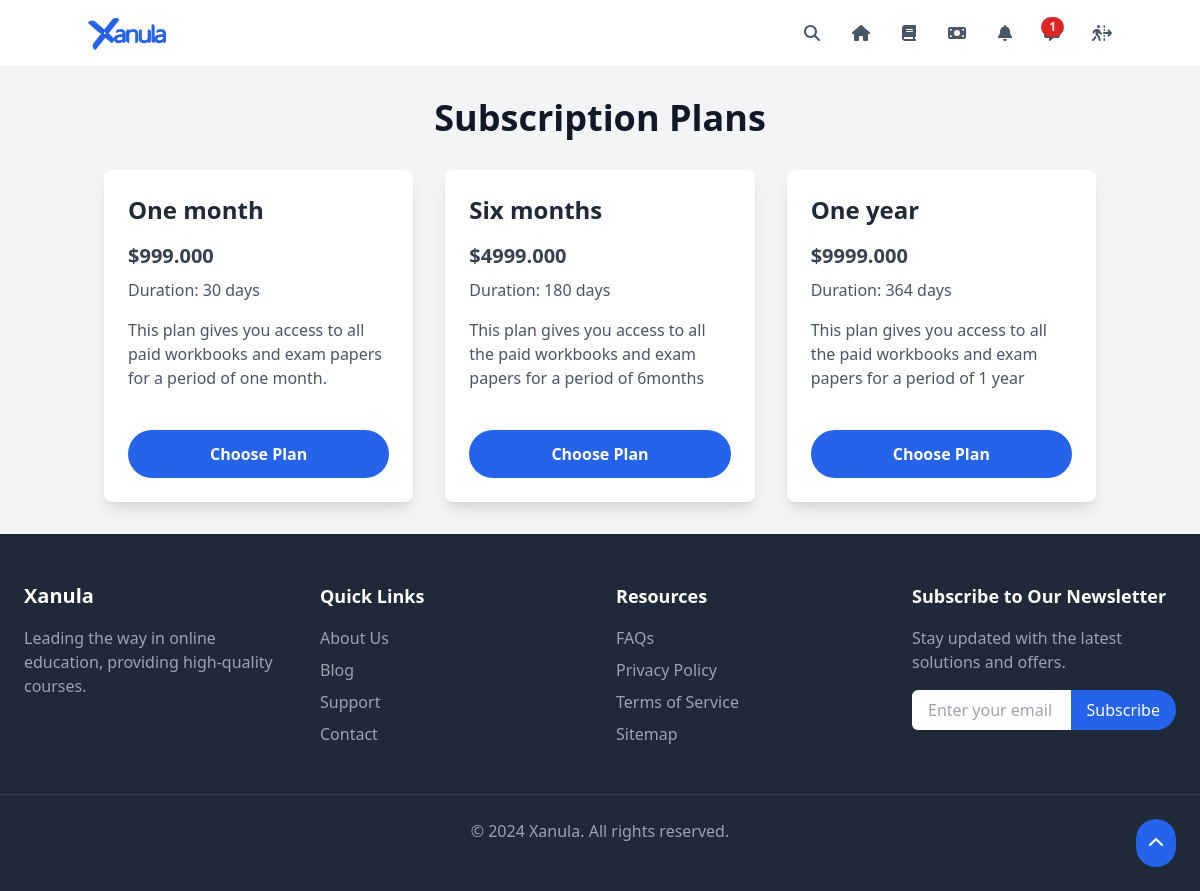
/subscriptions/plans/ (signed in), run on the app's committed database.
### subscriptions/models.py (models this page shows, shortened)
class SubscriptionPlan(models.Model):
    name = models.CharField(max_length=100)
    duration_days = models.PositiveIntegerField()
    price = models.DecimalField(max_digits=7, decimal_places=3)
    description = models.TextField()

### subscriptions/views.py (the view)
# urls.py: path('plans/', views.SubscriptionPlanListView.as_view(), name='subscription_plan_list'),
class SubscriptionPlanListView(LoginRequiredMixin, ListView):
    model = SubscriptionPlan
    template_name = 'subscriptions/subscription_plan_list.html'
    context_object_name = 'plans'

### core/context_processors.py (called while the page is built, shortened)
def notification_count(request):
    if request.user.is_authenticated:
        count = ExplanationRequest.objects.filter(user=request.user, status='pending').count()
        return {'notification_count': count}
    return {'notification_count': 0}

def general_notification_count(request):
    return {'unread_notifications_count': 0}

### templates/subscriptions/subscription_plan_list.html
{% extends 'base.html' %}
{% block content %}
<div class="container mx-auto px-4 py-8">
    <h1 class="text-4xl font-extrabold text-gray-900 mb-8 text-center">Subscription Plans</h1>
    <div class="grid grid-cols-1 md:grid-cols-2 lg:grid-cols-3 gap-8">
        {% for plan in plans %}
            <div class="bg-white shadow-lg rounded-lg p-6 flex flex-col justify-between">
                <div>
                    <h2 class="text-2xl font-bold text-gray-800 mb-4">{{ plan.name }}</h2>
                    <p class="text-xl font-semibold text-gray-700 mb-2">${{ plan.price }}</p>
                    <p class="text-gray-600 mb-4">Duration: {{ plan.duration_days }} days</p>
                    <p class="text-gray-600 mb-6">{{ plan.description }}</p>
                </div>
                <a href="{% url 'subscriptions:subscription_create' %}?plan={{ plan.pk }}" class="mt-4 bg-blue-600 hover:bg-blue-700 text-white font-bold py-3 px-6 rounded-full text-center">
                    Choose Plan
                </a>
            </div>
        {% endfor %}
    </div>
</div>
{% endblock %}

### data on the page
SubscriptionPlan: name "One month", price "999.000", duration_days "30", description "This plan gives you access to all paid workbooks and exam papers for a period of one month."
SubscriptionPlan: name "Six months", price "4999.000", duration_days "180", description "This plan gives you access to all the paid workbooks and exam papers for a period of 6months"
SubscriptionPlan: name "One year", price "9999.000", duration_days "364", description "This plan gives you access to all the paid workbooks and exam papers for a period of 1 year"

### other printed values
{{ notification_count }} "1"
